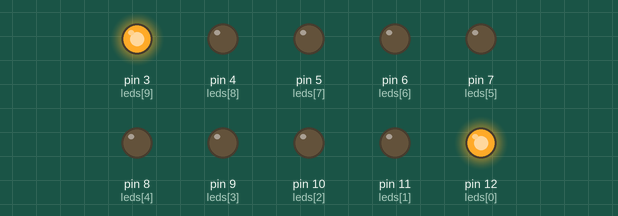
The sketch below on a simulated Arduino Uno, built with avr-gcc and run on an emulated ATmega328P. Shown: output pins drawn as LEDs (lit = HIGH).

Above: at 0.1 s.
At 1.1 s:
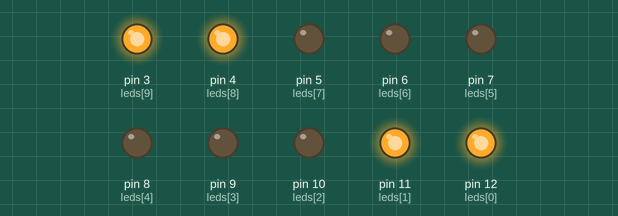
At 2.1 s:
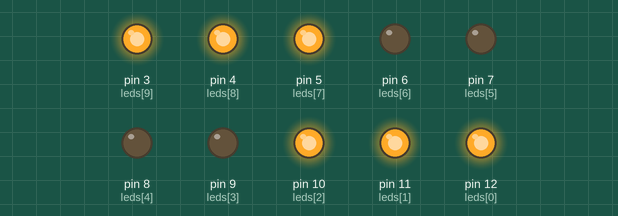
At 3.1 s:
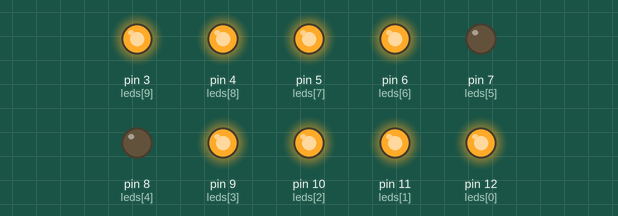
At 4.1 s:
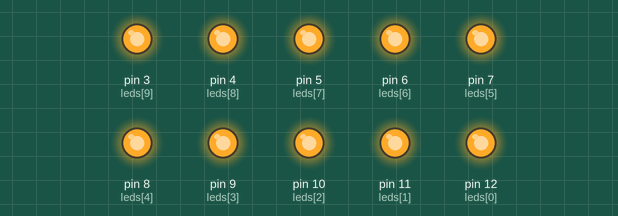
Timing chart, 0 to 5.6 s (numbered marks = the images above):
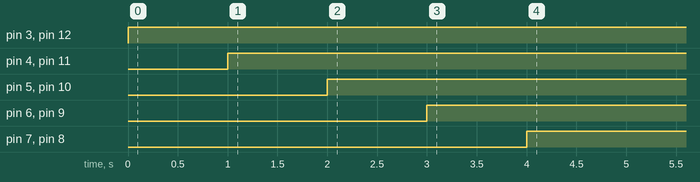

Measured:
- by itself, pin 3 (leds[9]), pin 12 (leds[0]): LOW → HIGH at 0.00 s
- by itself, pin 4 (leds[8]), pin 11 (leds[1]): LOW → HIGH at 1.0 s
- by itself, pin 5 (leds[7]), pin 10 (leds[2]): LOW → HIGH at 2.0 s
- by itself, pin 6 (leds[6]), pin 9 (leds[3]): LOW → HIGH at 3.0 s
- by itself, pin 7 (leds[5]), pin 8 (leds[4]): LOW → HIGH at 4.0 s

The sketch:

3.4.ino
```cpp
// Definir os pinos dos LEDs
int leds[] = { 12, 11, 10, 9, 8, 7, 6, 5, 4, 3 };

void setup() {
  // Configurar os pinos dos LEDs como saída
  for (int i = 0; i < 10; i++) {
    pinMode(leds[i], OUTPUT);
  }
}

void loop() {
  // Liga os LEDs dos pinos 12 ao 7
  for (int i = 0; i < 5; i++) {
    //Liga os LEDs (12 a 8)
    digitalWrite(leds[i], HIGH);
    //Liga os LEDs (7 a 3)
    digitalWrite(leds[9 - i], HIGH);
    delay(1000);
  }
}
```
